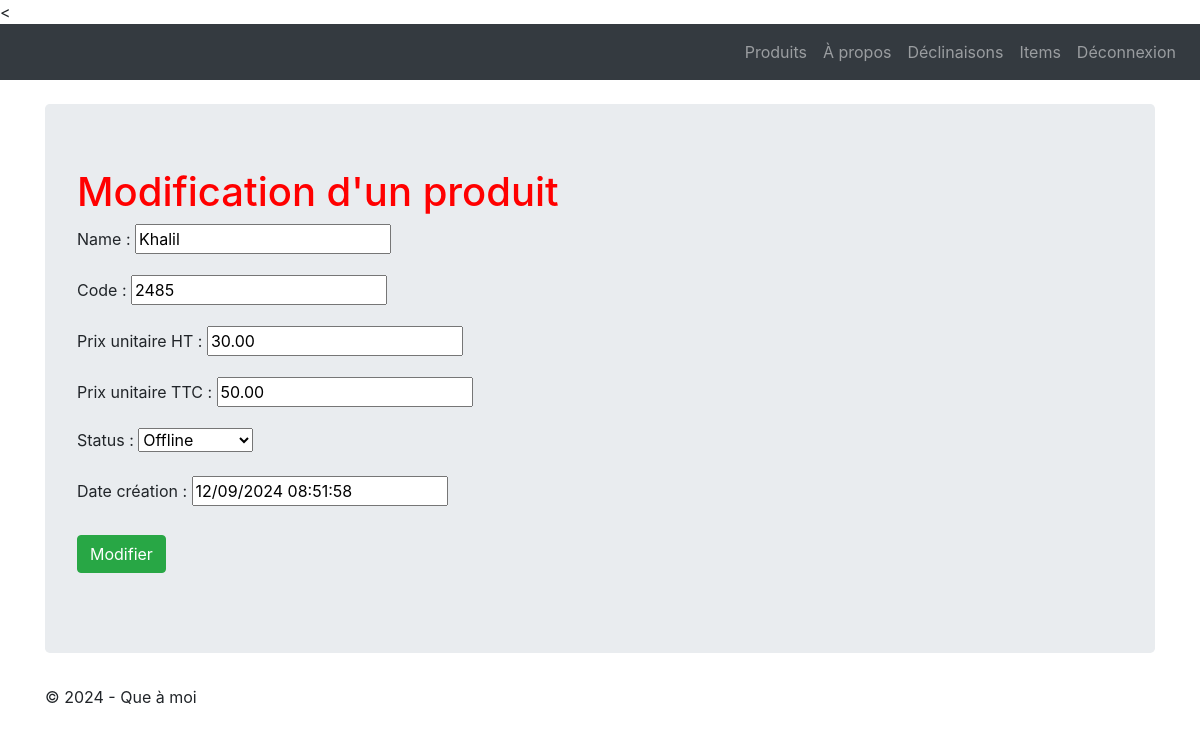
The app's page /lesProduits/product/1/update/ (signed in) with its own data.
### firsttuto/LesProduits/models.py (models this page shows, shortened)
class Product(models.Model):
    class Meta:
        verbose_name = "Produit"
    name = models.CharField(max_length=100)
    code = models.CharField(max_length=10, null=True, blank=True, unique=True)
    price_ht = models.DecimalField(max_digits=8, decimal_places=2, null=True, blank=True,
                                   verbose_name="Prix unitaire HT")
    price_ttc = models.DecimalField(max_digits=8, decimal_places=2, null=True, blank=True,
                                    verbose_name="Prix unitaire TTC")
    status = models.SmallIntegerField(choices=PRODUCT_STATUS, default=0)
    date_creation = models.DateTimeField(blank=True, verbose_name="Date création")

### firsttuto/LesProduits/views.py (the view, shortened to what this page needs)
# urls.py: path("product/<pk>/update/",views.ProductUpdateView.as_view(), name="product-update"),
@method_decorator(login_required, name='dispatch')
class ProductUpdateView(UpdateView):
    model = Product
    template_name = 'update_product.html'
    form_class = ProductForm

### firsttuto/LesProduits/forms.py
class ProductForm(forms.ModelForm):
    class Meta:
        model = Product
        fields = '__all__'

### templates/update_product.html (shortened to what this page needs)
<{% extends 'base.html' %}
{% block content %}
    <h1> Modification d'un produit </h1>
    <form action="" method="post" >
        {{ form.as_p }}
        <button type="submit" class="btn btn-success mt-2">Modifier</button>
    </form>
{% endblock %}

### firsttuto/LesProduits/static/styles.css (style rules this page uses)
h1 { color : red; }

### records on screen
Product: name "Khalil", code "2485", price_ht "30.00", price_ttc "50.00", status "Offline", date_creation "12/09/2024 08:51:58"
